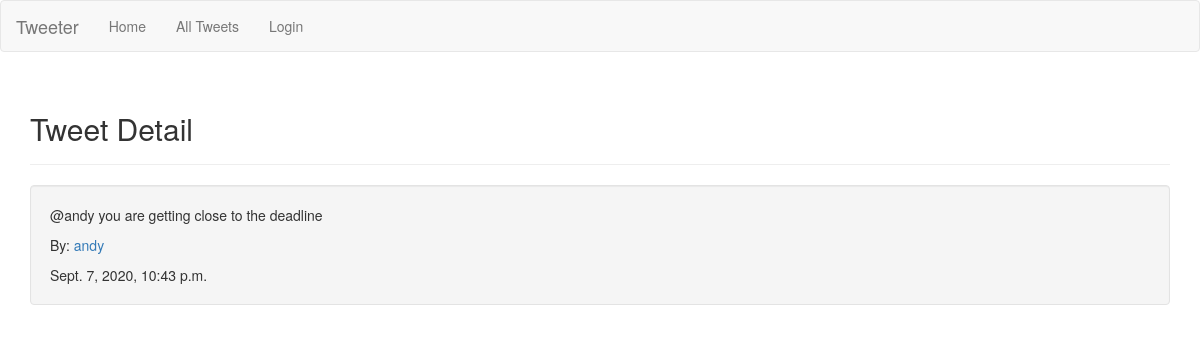
The page /tweet/32 on the database its author committed.
### tweet/models.py (models this page shows, shortened)
class Tweet(models.Model):
    body = models.TextField(max_length=140)
    time_stamp = models.DateTimeField(default=timezone.now)
    author = models.ForeignKey(CustomUser, on_delete=models.CASCADE)

### twitteruser/models.py (models this page shows)
class CustomUser(AbstractUser):
    bio = models.TextField(max_length=240, null=True, blank=True)
    age = models.IntegerField(null=True, blank=True)
    location = models.TextField(max_length=180, null=True, blank=True)
    birthday = models.DateField(null=True, blank=True)
    following = models.ManyToManyField("self", related_name='following')
    def __str__(self):
        return self.username

### tweet/views.py (the view)
# urls.py: path('tweet/<int:tweet_id>', tweetviews.tweet_view, name='tweet'),
def tweet_view(request, tweet_id):
    current_tweet = Tweet.objects.get(id=tweet_id)
    return render(request, "tweet_detail.html", {'tweet':current_tweet})

### templates/tweet_detail.html
{% extends "base.html" %}
{% block content %}
<div class="page-header">
    <h2>Tweet Detail</h2></div>
<div class="well">
<p>{{tweet.body}}</p>
<p>By: <a href="/profile/{{tweet.author.id}}">{{tweet.author}}</a></p>
{{tweet.time_stamp}}
</div>
{% endblock %}

### rows shown on the page
Tweet: body "@andy you are getting close to the deadline", author "andy", time_stamp "Sept. 7, 2020, 10:43 p.m."
